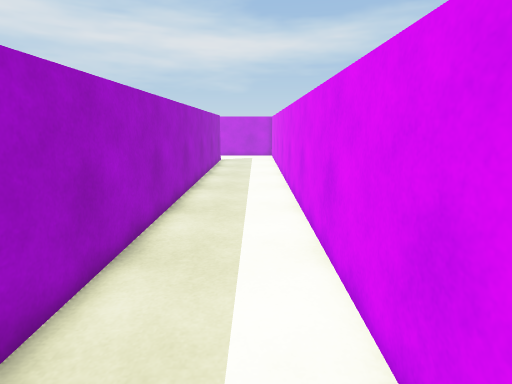
[1] (above)

24 first-person views from a walk through a Unity game level. The camera is 1.4 m above the floor, tilts 12° down and sees 80° across. The floor is counted in squares, 0.5 m on a side. Each view is taken from the middle of a square. On the plan, view 1 faces up. The plan holds only what a view shows up to about 20 squares ahead; the rest is blank. The place goes on beyond the plan. The player character is not drawn.

[2]
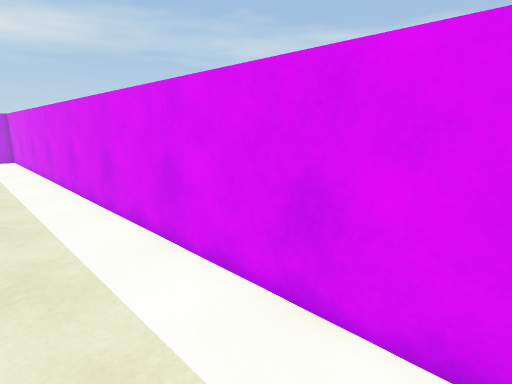

[3]
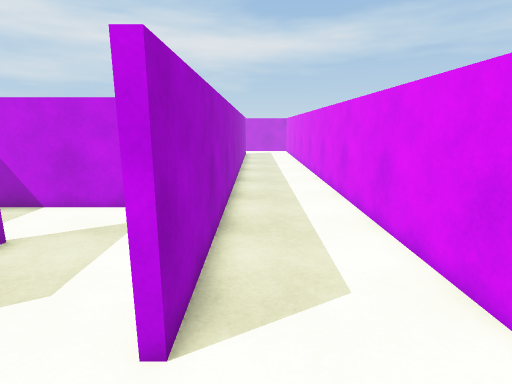

[4]
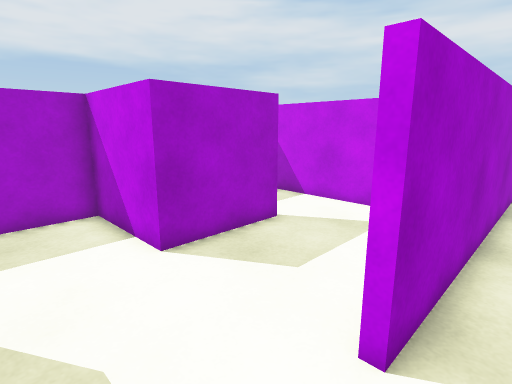

[5]
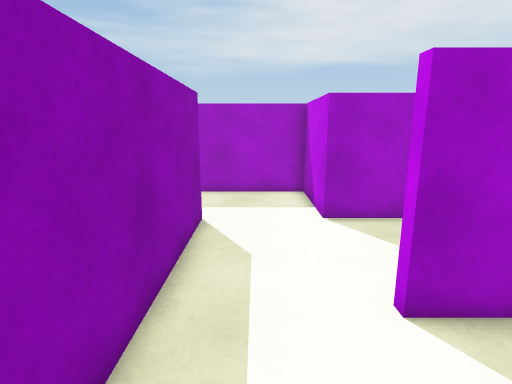

[6]
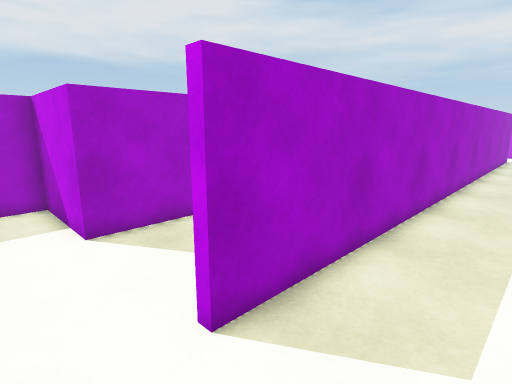

[7]
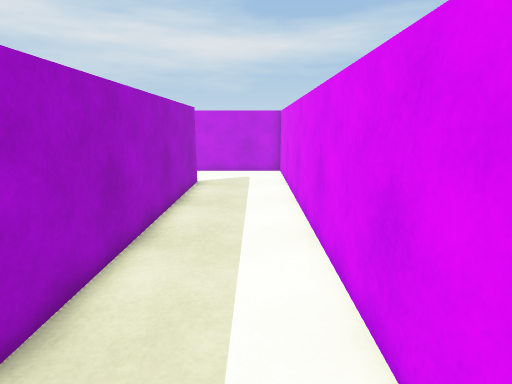

[8]
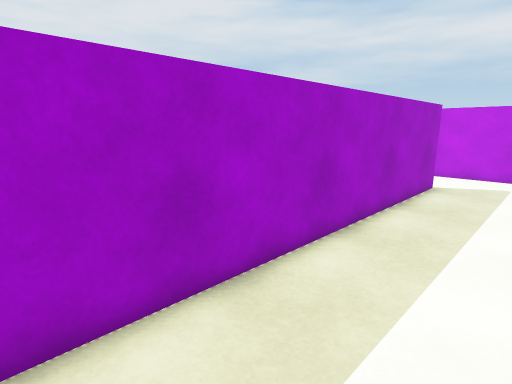

[9]
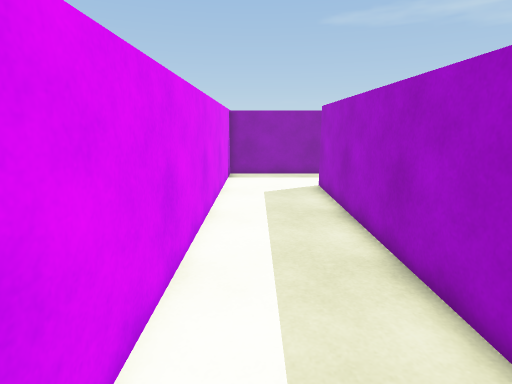

[10]
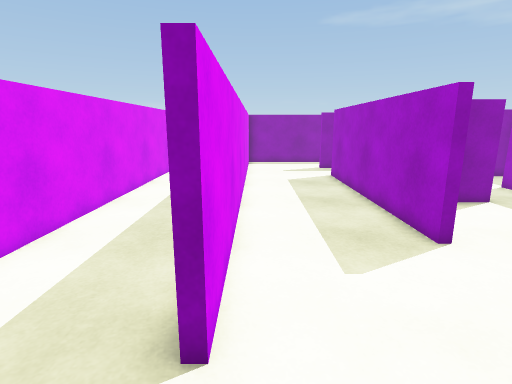

[11]
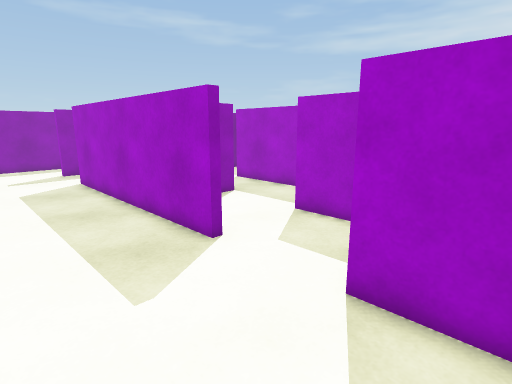

[12]
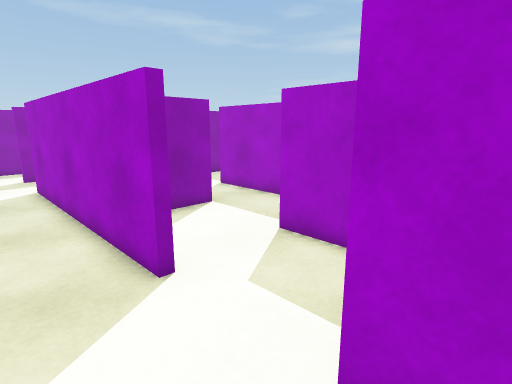

[13]
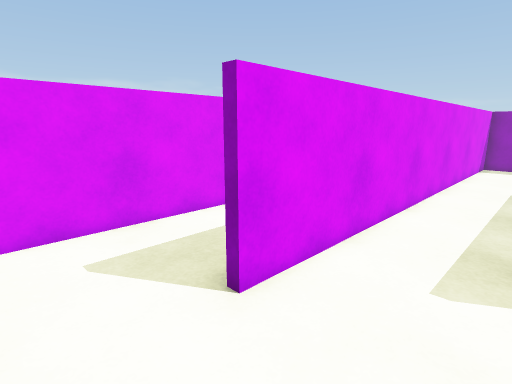

[14]
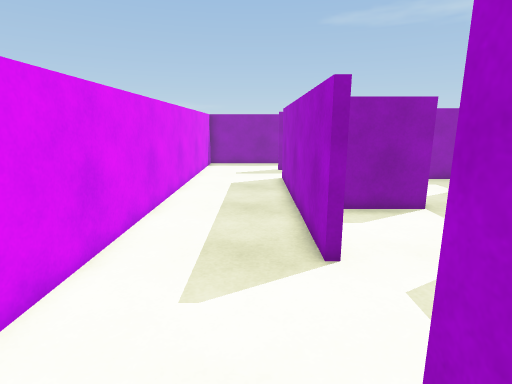

[15]
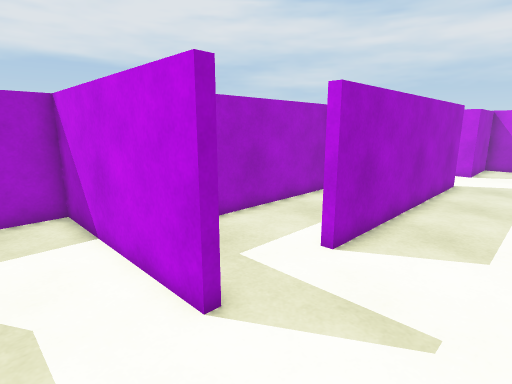

[16]
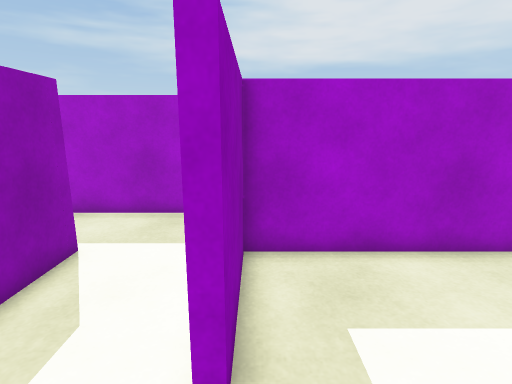

[17]
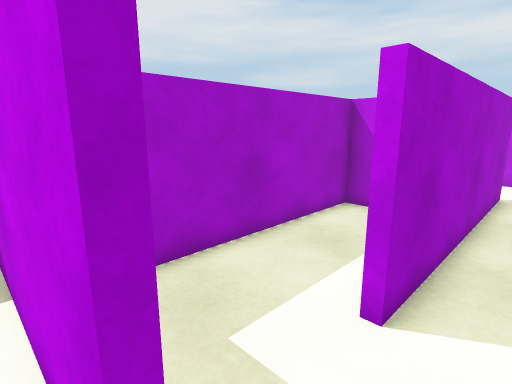

[18]
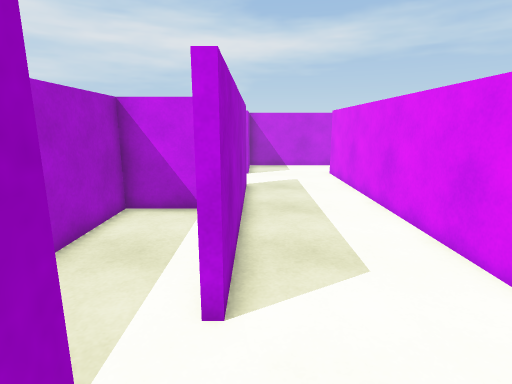

[19]
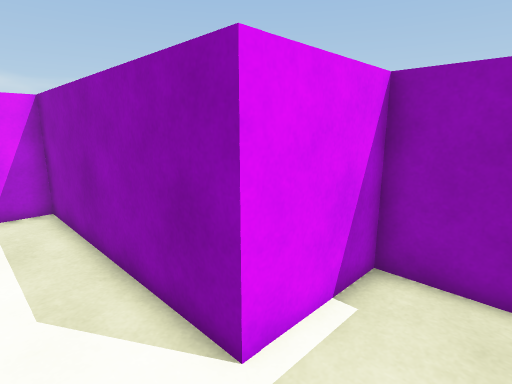

[20]
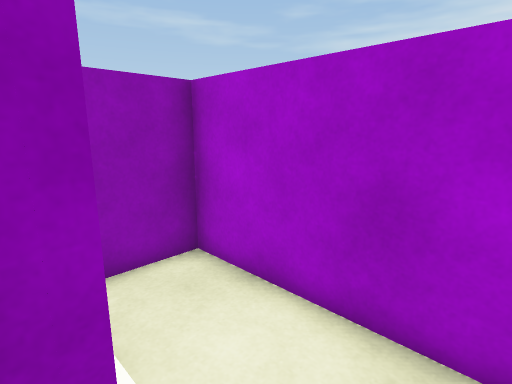

[21]
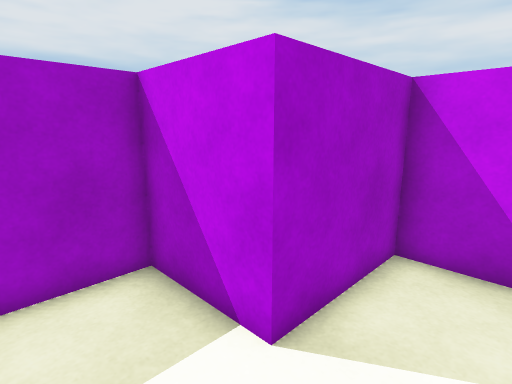

[22]
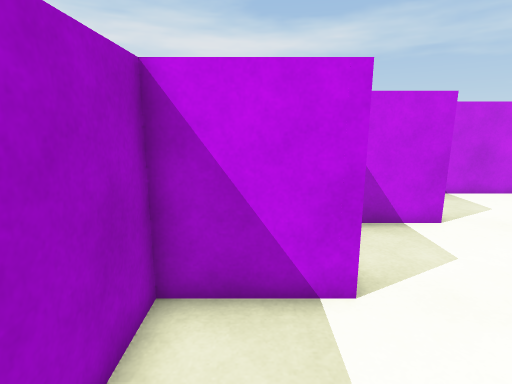

[23]
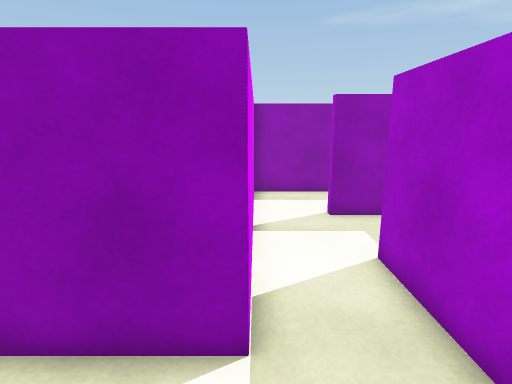

[24]
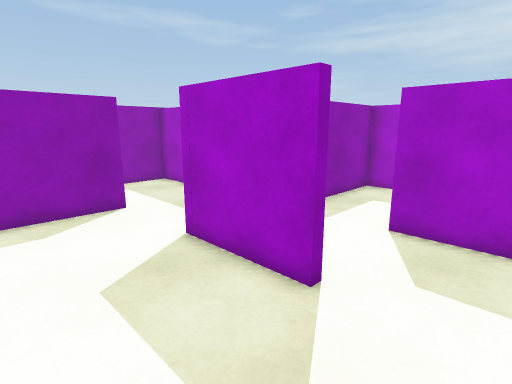

### Floor plan
Ten units are one square. View 1 is at (0, 0); x grows to the right and y downward. Boxes are objects, and circles mark ways between rooms. Rooms are numbered by the first view taken in them; rooms with no view inside come last. Other rooms are left out.
<svg viewBox="-171 -310 192 385">
<path fill="none" stroke="#000" d="M-34 -268 -31 -268 -31 28 -35 28M-35 67 16 67 16 -305M-89 -229 -85 -229 -85 -120 -89 -120M-95 -87 -85 -87M-85 -84 -158 -84 -158 -12 -126 -12 -126 -49 -34 -49 -34 -268M-85 -305 -85 -267 -94 -267M-123 -226 -135 -226M-129 -187 -98 -187M-129 -146 -129 -187M-166 -124 -154 -124 -154 -120M-129 -120 -129 -128M-135 -226 -157 -226 -157 -158M-86 -12 -82 -12 -82 28M-66 -45 -95 -45M-82 67 -35 67M-100 -184 -126 -184 -126 -87 -95 -87M-82 28 -123 28 -123 65M-94 -267 -123 -267 -123 -226M-123 -35 -123 -9M-95 -45 -112 -45"/>
<circle cx="-30" cy="-285" r="3" fill="#2a7"/>
<circle cx="-30" cy="45" r="3" fill="#2a7"/>
<circle cx="-90" cy="-105" r="3" fill="#2a7"/>
<circle cx="-85" cy="-250" r="3" fill="#2a7"/>
<circle cx="-125" cy="-210" r="3" fill="#2a7"/>
<circle cx="-105" cy="-230" r="3" fill="#2a7"/>
<circle cx="-80" cy="50" r="3" fill="#2a7"/>
<circle cx="-85" cy="-30" r="3" fill="#2a7"/>
<text x="-10" y="-120">1</text>
<text x="-70" y="-160">2</text>
<text x="-120" y="-210">3</text>
<text x="-150" y="-170">4</text>
<text x="-60" y="10">5</text>
<text x="-110" y="-140">6</text>
<text x="-100" y="50">7</text>
<text x="-110" y="-250">8</text>
<text x="-110" y="-30">9</text>
</svg>
Room 1 opens to room 2. Room 1 opens to room 5. Room 2 opens to room 6. Room 2 opens to room 8. Room 3 opens to room 4. Room 3 opens to room 8. Room 5 opens to room 7. Room 5 opens to room 9.

Where each view was taken, in squares from view 1:
view 1: 0 up, 0 right, facing up
view 2: 0 up, 2 left, facing up-right
view 3: 6 down, 2 left, facing up
view 4: 6 down, 2 left, facing up-left
view 5: 5 down, 1 right, facing left
view 6: 5 down, 0 right, facing up-left
view 7: 11 up, 0 right, facing up
view 8: 11 up, 1 right, facing up-left
view 9: 12 up, 0 right, facing down
view 10: 30 up, 4 left, facing down
view 11: 29 up, 4 left, facing down-left
view 12: 28 up, 6 left, facing down-left
view 13: 30 up, 7 left, facing down-right
view 14: 29 up, 7 left, facing down
view 15: 6 up, 5 left, facing up-left
view 16: 9 up, 6 left, facing left
view 17: 8 up, 7 left, facing up-left
view 18: 8 up, 8 left, facing up
view 19: 7 up, 15 left, facing down-right
view 20: 7 up, 12 left, facing down-left
view 21: 20 up, 10 left, facing up-left
view 22: 18 up, 14 left, facing up
view 23: 22 up, 13 left, facing down
view 24: 4 up, 4 left, facing down-left
